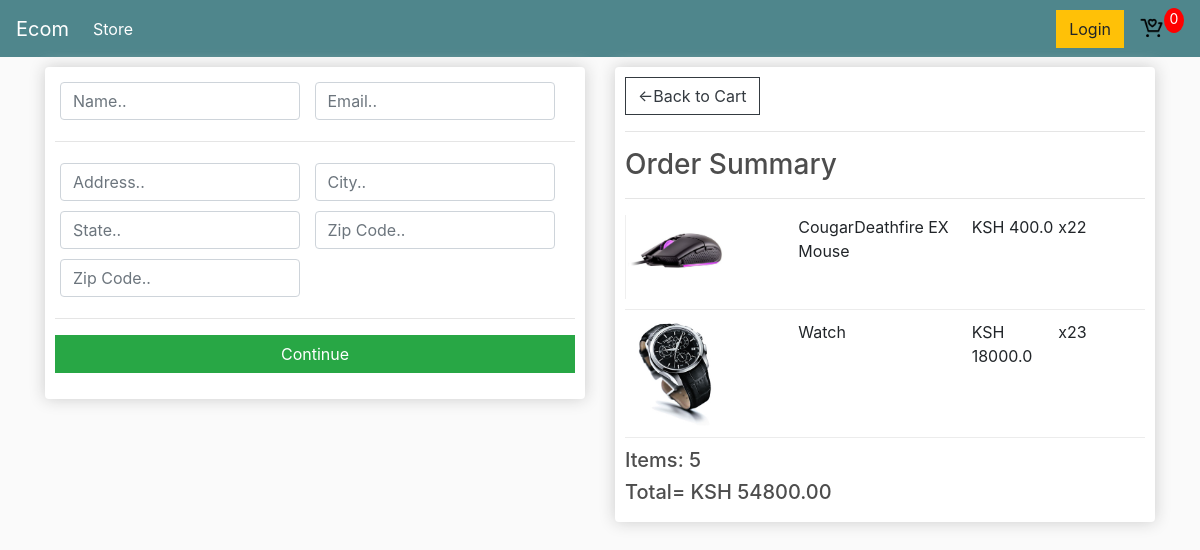
Screenshot of /checkout/ (signed in) with the database file from the repository.
### stores/models.py (models this page shows, shortened)
class OrderItem(models.Model):
    product = models.ForeignKey(Product, on_delete=models.SET_NULL, blank=True, null=True)
    Order = models.ForeignKey(Order, on_delete=models.SET_NULL, blank=True, null=True)
    quantity = models.IntegerField(default=0, null=True, blank=True)
    date_added = models.DateTimeField(auto_now_add=True)
    @property
    def get_total(self):
        total = self.product.price * self.quantity
        return total

class Product(models.Model):
    name = models.CharField(max_length=200, null=True)
    price = models.FloatField()
    digital = models.BooleanField(default=False, null=True, blank=False)
    image = models.ImageField(null=True, blank=True)
    @property
    def imageURL(self):
        try:
            url = self.image.url
        except:
            url = ''
        return url

class Order(models.Model):
    customer = models.ForeignKey(Customer, on_delete=models.SET_NULL, blank=True, null=True)
    date_ordered = models.DateTimeField(auto_now_add=True)
    complete = models.BooleanField(default=False, null=True, blank=False)
    transaction_id = models.CharField(max_length=200, null=True)
    @property
    def get_cart_total(self):
        orderitems = self.orderitem_set.all()
        total = sum([item.get_total for item in orderitems])
        return total
    @property
    def get_cart_items(self):
        orderitems = self.orderitem_set.all()
        total = sum([item.quantity for item in orderitems])
        return total

### stores/views.py (the view)
# urls.py: path('checkout/', views.checkout, name="checkout"),
def checkout(request):
    if request.user.is_authenticated:
        customer = request.user.customer
        order, created = Order.objects.get_or_create(customer=customer, complete=False)
        items = order.orderitem_set.all()
    else:
        items = []
        order = {'get_cart_total':0, 'get_cart_items':0}
    context = {'items' : items, 'order' : order}
    return render(request, 'store/checkout.html', context)

### stores/Templates/store/checkout.html (shortened to what this page needs)
{% extends 'store/main.html' %}
{%load static%}
{%block content%}
<div class="row">
    <div class="col-lg-6">
        <div class="box-element" id="form-wrapper">
            <form id="form">
                <div id="user-info">
                    <div class="form-field">
                        <input required class="form-control" type="text" name="name" placeholder="Name..">
                    </div>
                    <div class="form-field">
                        <input required class="form-control" type="email" name="email" placeholder="Email..">
                    </div>
                </div>
                <div id="shipping-info">
                    <hr>
                    <div class="form-field">
                        <input class="form-control" type="text" name="address" placeholder="Address..">
                    </div>
                    <div class="form-field">
                        <input class="form-control" type="text" name="city" placeholder="City..">
                    </div>
                    <div class="form-field">
                        <input class="form-control" type="text" name="state" placeholder="State..">
                    </div>
                    <div class="form-field">
                        <input class="form-control" type="text" name="zipcode" placeholder="Zip Code..">
                    </div>
                    <div class="form-field">
                        <input class="form-control" type="text" name="country" placeholder="Zip Code..">
                    </div>
                </div>
                <hr>
                <input id="form-button" class="btn btn-success btn-block" type="submit" value="Continue">
            </form>
        </div>
        <br>
    </div>
    <div class="col-lg-6">
        <div class="box-element">
            <a class="btn btn-outline-dark" href="{% url 'cart' %}">&#x2190;Back to Cart</a>
            <hr>
            <h3>Order Summary</h3>
            <hr>
            {% for item in items %}
            <div class="cart-row">
                <div style="flex:2"><img class="row-image" src="{{item.product.imageURL}}"></div>
                <div style="flex:2"><p>{{item.product.name}}</p></div>
                <div style="flex:1"><p>KSH {{item.product.price}}</P></div>
                <div style="flex:1"><p>x2{{item.quantity}}</p></div>
            </div>
            {% endfor %}
            <h5>Items: {{order.get_cart_items}}</h5>
            <h5>Total= KSH {{order.get_cart_total|floatformat:2}}</h5>
        </div>
</div>
{%endblock content%}

### static/css/main.css (style rules this page uses)
body { background-color: hsl(0, 0%, 98%); }
h1,h2,h3,h4,h5,h6 { color:hsl(0, 0%, 30%); }
.box-element { box-shadow:hsl(0, 0%, 80%) 0 0 16px; background-color: #fff; border-radius: 4px; padding: 10px; }
.col-lg-4, .col-lg-6, .col-lg-8, .col-lg-12 { margin-top: 10px; }
.btn { border-radius: 0; }
.row-image { width: 100px; }
.form-field { width:250px; display: inline-block; padding: 5px; }
.cart-row { display: flex; align-items: flex-stretch; padding-bottom: 10px; margin-bottom: 10px; border-bottom: 1px solid #ececec; }

### rows the page displays
OrderItem: product.imageURL (picture), product.name "CougarDeathfire EX Mouse", product.price "400.0", quantity "2"
OrderItem: product.imageURL (picture), product.name "Watch", product.price "18000.0", quantity "3"
Order: get_cart_items "5", get_cart_total "54800.00"
